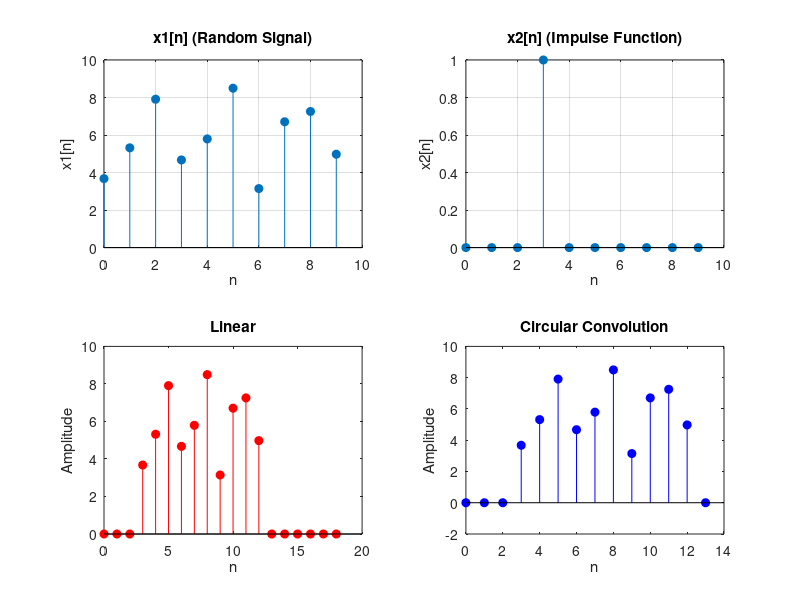

Write the MATLAB code that produced this figure.
n = 0:9; 
x2_n = (n == 3); 
mu = 5;    
sigma = 2;
N = 10;  
x1_n = sigma * randn(1, N) + mu;           

% Linear convolution
linear_conv = conv(x1_n, x2_n);

% Circular convolution
N = length(n);  % N point DFT
circular_conv = cconv(x1_n, x2_n,14);

figure;
%x1_n
subplot(2,2,1);
stem(n, x1_n, 'filled');
title('x1[n] (Random Signal)');
xlabel('n');
ylabel('x1[n]');
grid on;

%x2_n
subplot(2,2,2);
stem(n, x2_n, 'filled');
title('x2[n] (Impulse Function)');
xlabel('n');
ylabel('x2[n]');
grid on;

% convolutions
subplot(2,2,3);
stem(0:length(linear_conv)-1, linear_conv, 'r', 'filled');
title('Linear');
xlabel('n');
ylabel('Amplitude');

subplot(2,2,4);
stem(0:length(circular_conv)-1, circular_conv, 'b', 'filled');
title('Circular Convolution');
xlabel('n');
ylabel('Amplitude');
